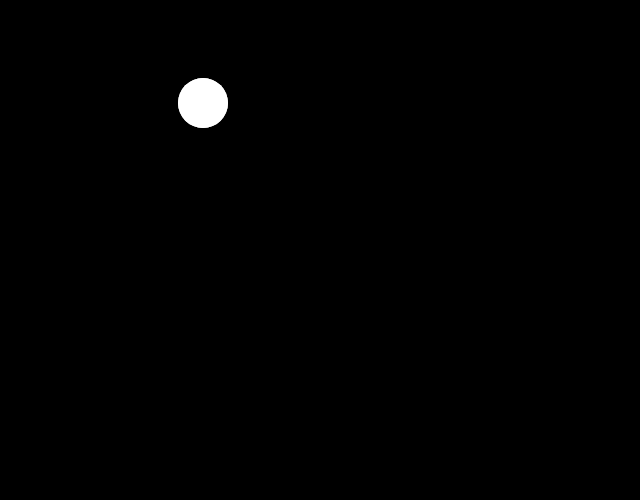
Frame 1 (no input)
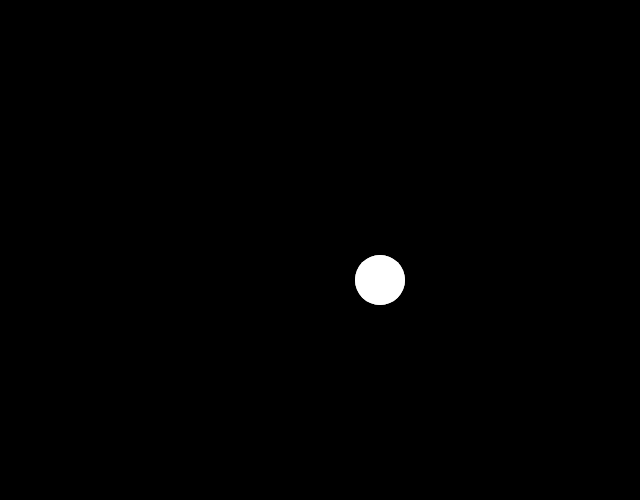
Frame 60 (no input)
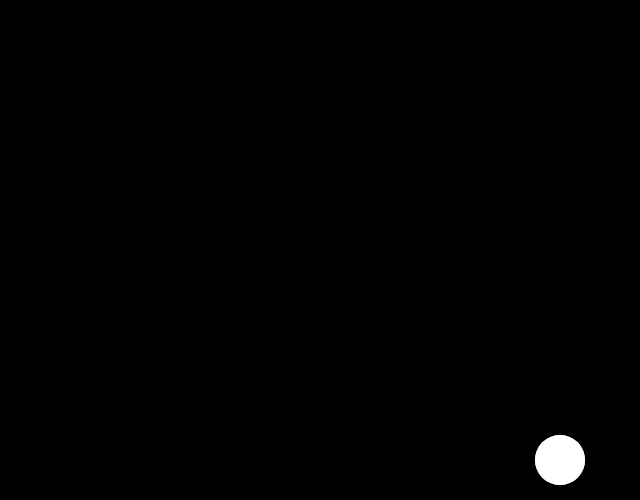
Frame 120 (the mouse pressed at the canvas centre since frame 60)

The p5.js sketch that drew these frames (run headless with seeded random() and noise() and a simulated clock; from frame 60 on, the mouse is pressed at the canvas centre):

// p5.js sketch
// ── sketch.js
function setup() {
	// create a place to draw
	createCanvas(640, 500);
	noStroke();
}

var ballX = 200;
var ballY = 100;
var ballA = 200;
var ballB = 100;
var ballSpeedX = 3;
var ballSpeedY = 3;

function draw() {
// change position
	ballX = ballX + ballSpeedX;
	ballY = ballY + ballSpeedY;
	ballA = ballA + ballSpeedX
	ballB = ballB + ballSpeedY
	// right
	if (ballX > width) {
		ballSpeedX = -ballSpeedX;
	}

	// bottom
	if (ballY > height) {
		ballSpeedY = -ballSpeedY;
	}

	// left
	if (ballX < 0) {
		ballSpeedX = -ballSpeedX;
	}

	// top
	if (ballY < 0) {
		ballSpeedY = -ballSpeedY;
	}


	background(0);
	ellipse(ballX, ballY, 50, 50);
	ellipse(ballA, ballB, 50, 50);

}
